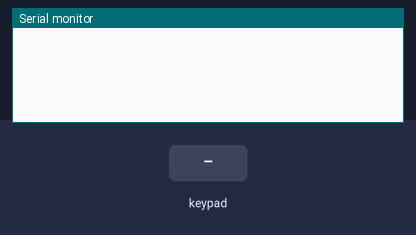
Bench run of a sketch on a simulated Arduino Uno, built with avr-gcc and run on an emulated ATmega328P. Parts: the last lines printed to the serial monitor. The test bench sets the inputs (shaded band).

Above: at 1.2 s.
1.3 s: key '1' pressed
At 2.5 s:
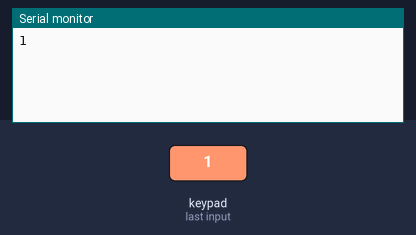
2.8 s: keypad keys 5 4 3 2 * pressed 0.4 s apart
At 5.3 s:
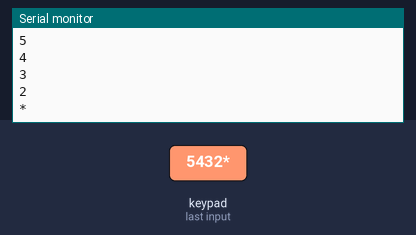
6.3 s: key '/' pressed
At 6.8 s:
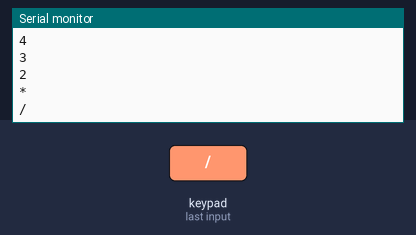
7.8 s: keypad keys 5 4 3 2 = pressed 0.4 s apart
At 10.2 s:
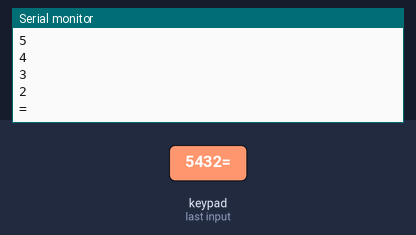
11.3 s: key 'C' pressed
At 12.8 s:
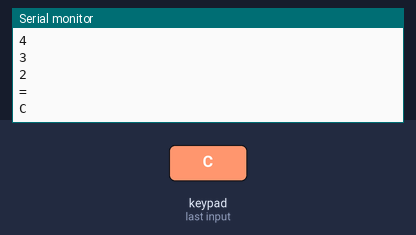
Timing chart, 0 to 13.8 s (numbered marks = the images above; inputs shaded):
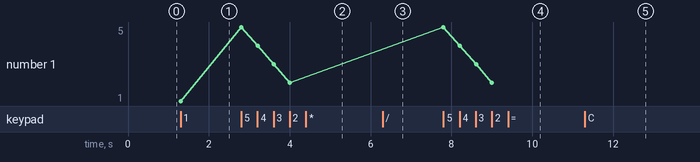

The sketch:

keypad.ino
```cpp
#include <Keypad.h>
#include <Wire.h>
//#include <LiquidCrystal_I2C.h>

//LiquidCrystal_I2C lcd(0x27,16,2);

const byte ROWS = 4;
const byte COLS = 4;
char keys[ROWS][COLS] = {
{'1','2','3','*'},
{'4','5','6','/'},
{'7','8','9','-'},
{'C','0','=','+'}
};

byte rowPins[ROWS] = {5, 4, 3, 2};
byte colPins[COLS] = {6, 7, 8, 9};
Keypad kpd = Keypad( makeKeymap(keys), rowPins, colPins, ROWS, COLS);

void setup() {
  //lcd.init();
  //lcd.backlight();
  Serial.begin(9600);
}

void loop() {
  char key = kpd.getKey();
  if (key != NO_KEY){
  //  lcd.setCursor(0,0);
  //  lcd.print(key);
    Serial.println(key);
  }
}
```

Measured:
- after the input at 1.3 s, the serial monitor: prints a new line at once (image 1)
- after the input at 2.8 s, the serial monitor: prints a new line at once (image 2)
- after the input at 6.3 s, the serial monitor: prints a new line at once (image 3)
- after the input at 7.8 s, the serial monitor: prints a new line at once (image 4)
- after the input at 11.3 s, the serial monitor: prints a new line at once (image 5)
- plotted number 1: 1 → 2 after the input at 2.8 s
